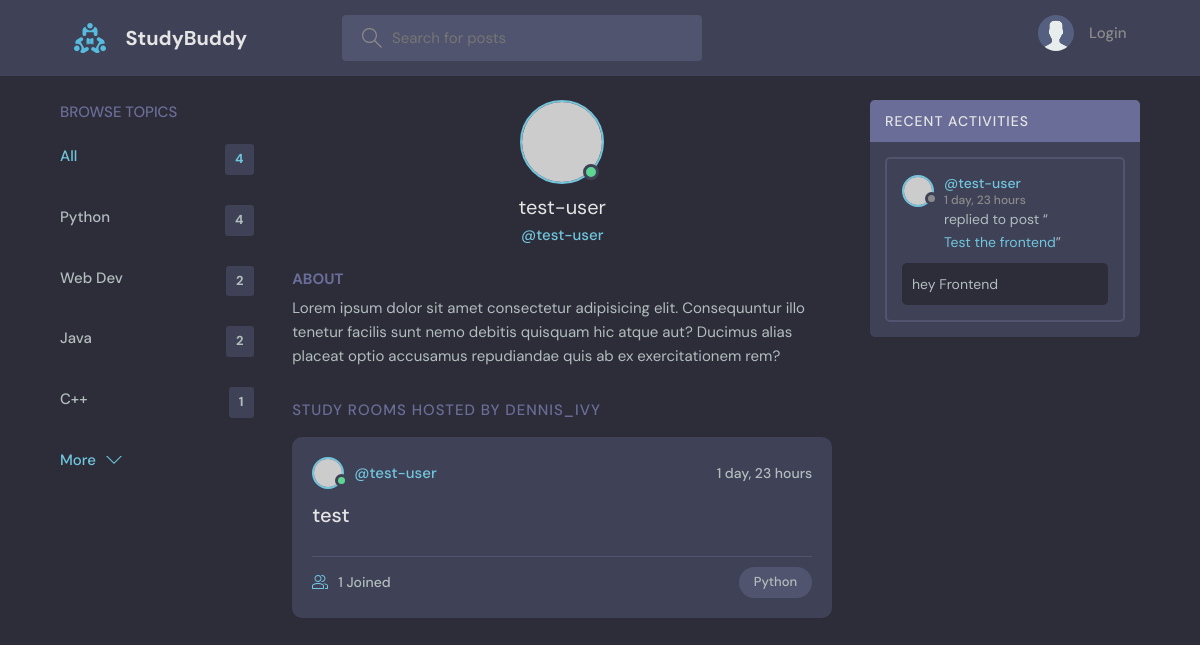
/profile/2/, run on an earlier commit of the app's database.
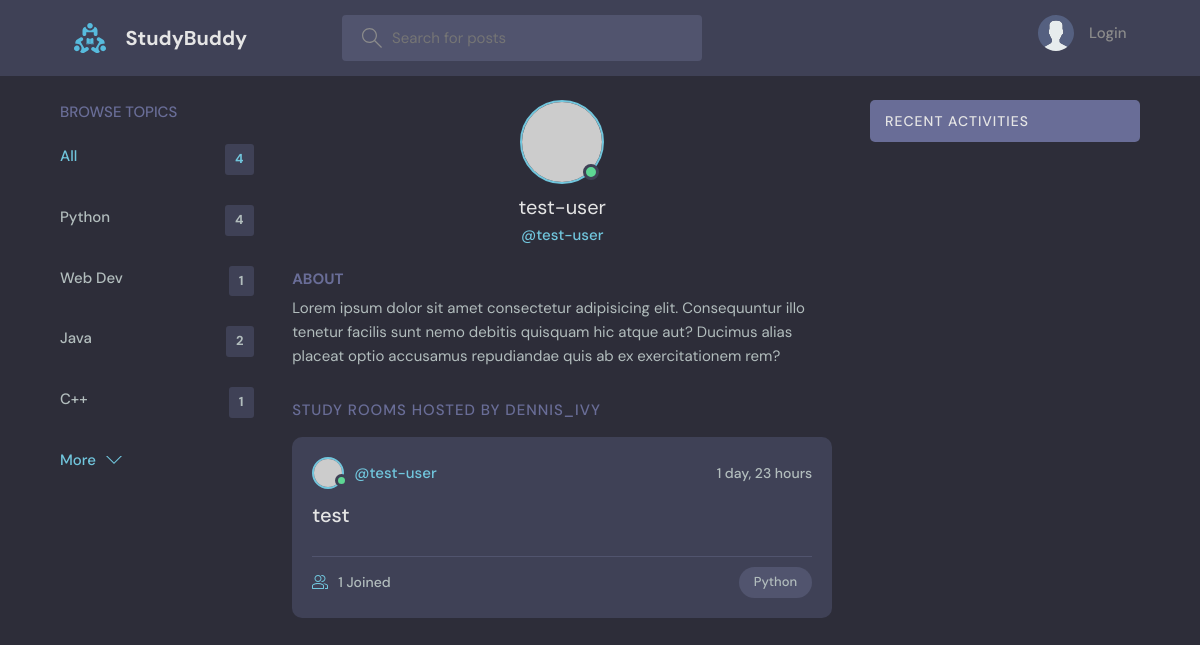
And on a later commit of the database.
### base/models.py (models this page shows, shortened)
class Topic(models.Model):
    name = models.CharField(max_length=200)

class Room(models.Model):
    host = models.ForeignKey(User, on_delete=models.SET_NULL, null=True)
    topic = models.ForeignKey(Topic, on_delete=models.SET_NULL, null=True)
    name = models.CharField(max_length=200)
    description = models.TextField(null=True, blank=True)
    participants = models.ManyToManyField(User, related_name='participants', blank=True)
    updated = models.DateTimeField(auto_now=True)
    created = models.DateTimeField(auto_now_add=True)
    class Meta:
        ordering = ['-updated', '-created']
    def __str__(self):
        return self.name

class Message(models.Model):
    user = models.ForeignKey(User, on_delete=models.CASCADE)
    room = models.ForeignKey(Room, on_delete=models.CASCADE)
    body = models.TextField()
    updated = models.DateTimeField(auto_now=True)
    created = models.DateTimeField(auto_now_add=True)
    class Meta:
        ordering = ['-updated', '-created']

### base/views.py (the view)
# urls.py: path('profile/<str:pk>/', views.userProfile, name="user-profile"),
def userProfile(request, pk):
    user = User.objects.get(id=pk)
    rooms = user.room_set.all()
    room_messages = user.message_set.all()
    topics = Topic.objects.all()
    context = {'user':user, 'rooms':rooms, 'room_messages':room_messages, 'topics':topics}
    return render(request, 'base/profile.html', context)

### base/templates/base/profile.html (shortened to what this page needs)
{% extends 'main.html' %}
{% block content %}
  <main class="profile-page layout layout--3">
    <div class="container">
      {% include 'base/topic_component.html' %}
      <div class="roomList">
        <div class="profile">
          <div class="profile__avatar">
            <div class="avatar avatar--large active">
              <img src="https://randomuser.me/api/portraits/men/11.jpg" />
            </div>
          </div>
          <div class="profile__info">
            <h3>{{user.username}}</h3>
            <p>@{{user.username}}</p>
          </div>
          <div class="profile__about">
            <h3>About</h3>
            <p>
              Lorem ipsum dolor sit amet consectetur adipisicing elit. Consequuntur illo tenetur
              facilis sunt nemo debitis quisquam hic atque aut? Ducimus alias placeat optio
              accusamus repudiandae quis ab ex exercitationem rem?
            </p>
          </div>
        </div>
        <div class="roomList__header">
          <div>
            <h2>Study Rooms Hosted by dennis_ivy</a>
            </h2>
          </div>
        </div>
        {% include 'base/feed_component.html' %}
      </div>
      {% include 'base/activity_component.html' %}
    </div>
  </main>
{% endblock content %}

### base/templates/base/topic_component.html
<div class="topics">
    <div class="topics__header">
      <h2>Browse Topics</h2>
    </div>
    <ul class="topics__list">
      <li>
        <a href="{% url 'home' %}" class="active">All <span>{{topics.count}}</span></a>
      </li>
      {% for topic in topics %}
      <li>
        <a href="{% url 'home' %}?q={{topic.name}}">{{topic.name}}<span>{{topic.room_set.all.count}}</span></a>
      </li>
      {% endfor %}
    </ul>
    <a class="btn btn--link" href="/">
      More
      <svg version="1.1" xmlns="http://www.w3.org/2000/svg" width="32" height="32" viewBox="0 0 32 32">
        <title>chevron-down</title>
        <path d="M16 21l-13-13h-3l16 16 16-16h-3l-13 13z"></path>
      </svg>
    </a>
  </div>

### base/templates/base/feed_component.html (shortened to what this page needs)
{% for room in rooms %}
<div class="roomListRoom">
    <div class="roomListRoom__header">
      <a href="{% url 'user-profile' room.host.id %}" class="roomListRoom__author">
        <div class="avatar avatar--small active">
          <img src="https://randomuser.me/api/portraits/men/11.jpg" />
        </div>
        <span>@{{room.host.username}}</span>
      </a>
      <div class="roomListRoom__actions">
        <span>{{room.created|timesince}}</span>
      </div>
    </div>
    <div class="roomListRoom__content">
      <a href="{% url 'room' room.id %}">{{room.name}}</a>
    </div>
    <div class="roomListRoom__meta">
      <a href="{% url 'room' room.id %}"class="roomListRoom__joined">
        {{room.participants.all.count}} Joined
      </a>
      <p class="roomListRoom__topic">{{room.topic.name}}</p>
    </div>
  </div>
{% endfor %}

### base/templates/base/activity_component.html (shortened to what this page needs)
<div class="activities">
    <div class="activities__header">
      <h2>Recent Activities</h2>
    </div>
    {% for message in room_messages %}
    <div class="activities__box">
      <div class="activities__boxHeader roomListRoom__header">
        <a href="{% url 'user-profile' message.user.id %}" class="roomListRoom__author">
          <div class="avatar avatar--small">
            <img src="https://randomuser.me/api/portraits/women/11.jpg" />
          </div>
          <p>
            @{{message.user}}
            <span>{{message.created|timesince}}</span>
          </p>
        </a>
      </div>
      <div class="activities__boxContent">
        <p>replied to post “<a href="{% url 'room' message.room.id %}">{{message.room}}</a>”</p>
        <div class="activities__boxRoomContent">
            {{message.body}}
        </div>
      </div>
    </div>
    {% endfor %}
  </div>

What changed in the data, as far as the page shows it:
removed Message: user "test-user", created "1 day, 23 hours", room "Test the frontend", body "hey Frontend"
computed for Topic "Web Dev": room_set.all.count "2" → "1"
